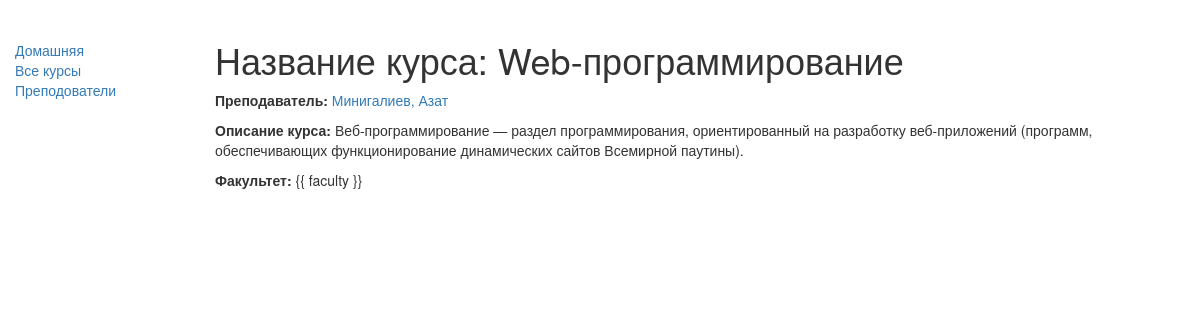
Screenshot of /firstapp/course/1 with the database file from the repository.
### firstapp/models.py (models this page shows, shortened)
class course (models.Model):
    title = models.CharField(max_length=200)
    teacher = models.ForeignKey('Teacher', on_delete=models.SET_NULL, null=True)
    summary = models.TextField(max_length=1000, help_text="Введите описание учебного курса")
    faculty = models.ManyToManyField(faculty, help_text="Выберите факультет")
    def display_faculty(self):
         return ', '.join([ faculty.name for faculty in self.faculty.all()[:3] ])
    display_faculty.short_description = 'Faculty'

class teacher(models.Model):
        first_name = models.CharField(max_length=100)
        last_name = models.CharField(max_length=100)
        date_of_birth = models.DateField(null=True, blank=True)
        def   __str__(self):
            return '%s, %s' % (self.last_name, self.first_name)

class faculty(models.Model):
    name = models.CharField(max_length=200, help_text="Введите наименование факультета")

### firstapp/views.py (the view)
# urls.py: url(r'^course/(?P<pk>\d+)$', views.courseDetailView.as_view(), name='данные о курсе'),
class courseDetailView(generic.DetailView):
    model = course

### firstapp/templates/firstapp/course_detail.html (shortened to what this page needs)
﻿{% extends "base_generic.html" %}
{% block content %}
<h1>Название курса: {{ course.title }}</h1>
<p><strong>Преподаватель:</strong> <a href="">{{ course.teacher }}</a></p>
<p><strong>Описание курса:</strong> {{ course.summary }}</p>
<p><strong>Факультет:</strong> {% for faculty in course.faculty.all %} {{ faculty
}}{% if not forloop.last %}, {% endif %}{% endfor %}</p>
{% endblock %}

### rows the page displays
course: title "Web-программирование", teacher "Минигалиев, Азат", summary "Веб-программирование — раздел программирования, ориентированный на разработку веб-приложений (программ, обеспечивающих функционирование динамических сайтов Всемирной паутины)."
